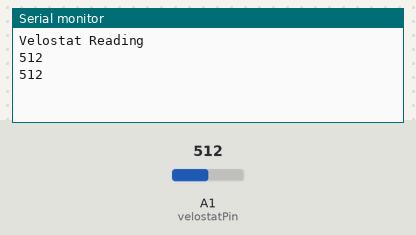
Recording of a sketch running on a simulated Arduino Uno, built with avr-gcc and run on an emulated ATmega328P. On the bench: the last lines printed to the serial monitor. Inputs (shaded band) come from the test bench; at power-on: A1 (velostatPin) = 512.

Above: at 6.2 s.
6.3 s: A1 (velostatPin) set to 716
At 7.4 s:
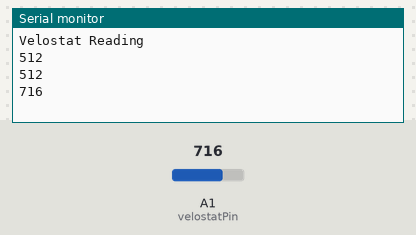
7.8 s: A1 (velostatPin) set to 900
At 8.8 s:
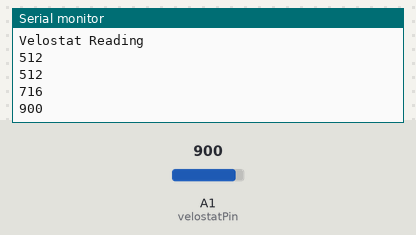
Timing chart, 0 to 10.8 s (numbered marks = the images above; inputs shaded):
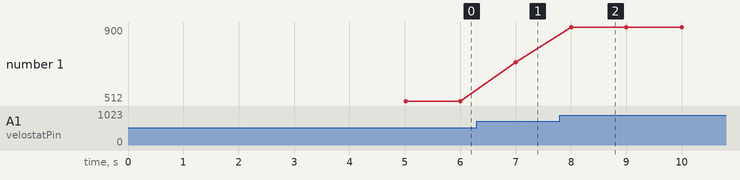

Measured:
- after the input at 6.3 s, the serial monitor: prints a new line after 0.70 s (image 1)
- after the input at 7.8 s, the serial monitor: prints a new line after 0.20 s (image 2)
- plotted number 1: 512 → 716 after the input at 6.3 s, 716 → 900 after the input at 7.8 s

The sketch:

velostat.ino
```cpp
/*
 * Velostat Measurement
 * 8 kOhm unpressed
 * 1 kOhm pressed
 */

int velostatPin = A1;
int velostatValue = 0;
int threshold = 255;

void setup() {
  Serial.begin(9600);
  delay(5000);
  Serial.println("Velostat Reading");

}

void loop() {
  // put your main code here, to run repeatedly:
  velostatValue = analogRead(velostatPin);
  Serial.println(velostatValue);
  delay(1000);
  //if (velostatValue > threshold){ Serial.println("button pressed");}
}
```
